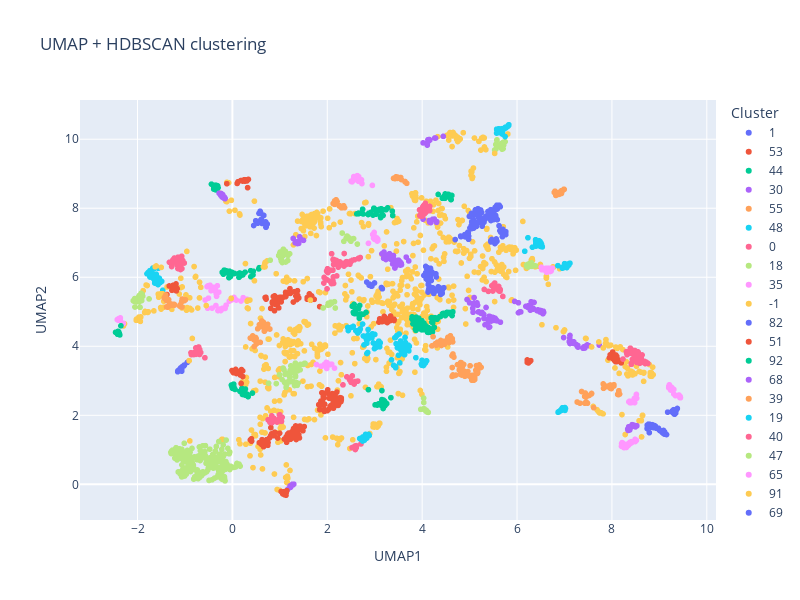

Here is the notebook cell this chart was saved with:
### Code cell
gene_labels = bp_no_redundancy.index  # nomi o ID dei geni
embedding, cluster_labels = umap_hdbscan_plot(
    X_tfidf,
    gene_labels=gene_labels,
    interactive=True
)
